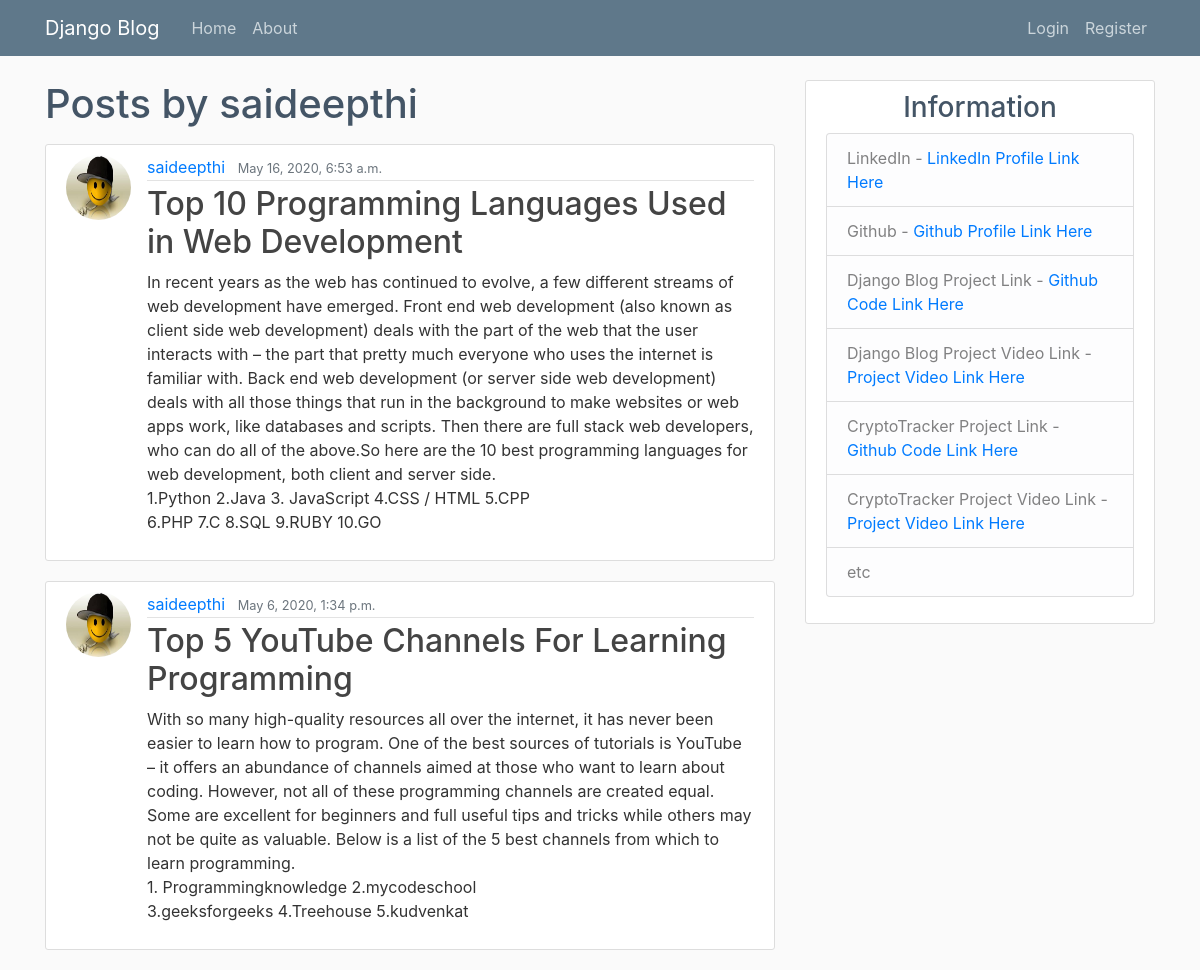
/user/saideepthi, run on an earlier commit of the app's database.
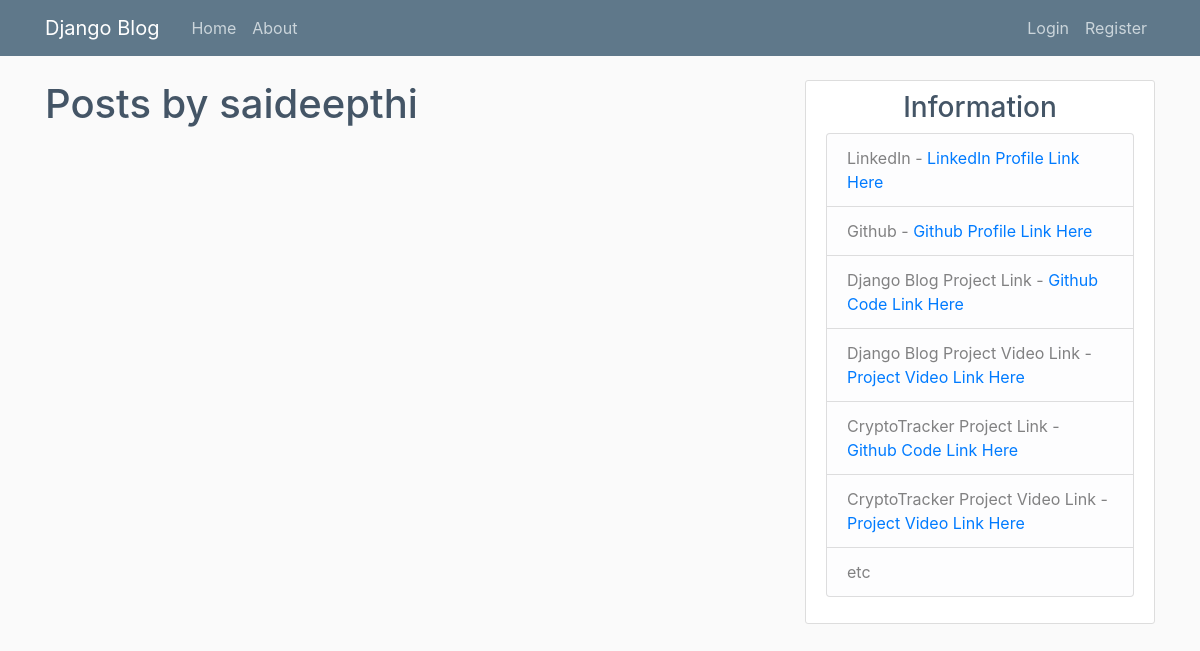
And on a later commit of the database.
### blog/models.py (models this page shows, shortened)
class Post(models.Model):
    title = models.CharField(max_length=100)
    content = models.TextField()
    date_posted = models.DateTimeField(default=datetime.datetime.now)
    author = models.ForeignKey(User, on_delete=models.CASCADE)
    class Meta:
        ordering = ['date_posted']

### users/models.py (models this page shows, shortened)
class Profile(models.Model):
    user = models.OneToOneField(User, on_delete=models.CASCADE)
    image = models.ImageField(default='media/default.jpg', upload_to='media/profile_pics/')
    '''def save(self, *args, **kwargs):  #for large image size
        super().save(*args, **kwargs)

        #img = Image.open(self.image.path)
        img = Image.open(storage.open(self.image.name))
        if img.height > 300 or img.width > 300:
            output_size = (300, 300)
            img.thumbnail(output_size)
            img.save(self.image.name)/'''

### blog/views.py (the view)
# urls.py: path('user/<str:username>', UserPostListView.as_view(), name='user-posts'),
class UserPostListView(ListView):    #home list view
    model = Post
    template_name = 'blog/user_posts.html'  # <app>/<model>_<viewtype>.html
    context_object_name = 'posts'
    def get_queryset(self):
        user = get_object_or_404(User, username=self.kwargs.get('username'))
        return Post.objects.filter(author=user).order_by('-date_posted')

### blog/templates/blog/user_posts.html
{% extends "blog/base.html" %}
{% block content %}
    <h1 class="mb-3">Posts by {{ view.kwargs.username }} </h1>
    {% for post in posts %}
        <article class="media content-section">
            <img class="rounded-circle article-img" src="{{ post.author.profile.image.url }}">
          <div class="media-body">
            <div class="article-metadata">
              <a class="mr-2" href="{% url 'user-posts' post.author.username %}">{{ post.author }}</a>
                <small class="text-muted">{{ post.date_posted}}</small>
            </div>
            <h2><a class="article-title" href="{% url 'post-detail' post.id %}">{{ post.title }}</a></h2>
            <p class="article-content">{{ post.content }}</p>
          </div>
        </article>
    {% endfor %}
{% endblock content %}

### blog/templates/blog/base.html (shortened to what this page needs)
{% load static %}
<!DOCTYPE html>
<html>
<head>
    <link rel="stylesheet" href="https://maxcdn.bootstrapcdn.com/bootstrap/4.0.0/css/bootstrap.min.css">
    <link rel="stylesheet" type="text/css" href="{% static 'main.css' %}">
</head>
<body>
    <header class="site-header">
      <nav class="navbar navbar-expand-md navbar-dark bg-steel fixed-top">
        <div class="container">
          <a class="navbar-brand mr-4" href="{% url 'blog-title' %}">Django Blog</a>
          <div class="collapse navbar-collapse" id="navbarToggle">
            <div class="navbar-nav mr-auto">
              <a class="nav-item nav-link" href="{% url 'blog-home' %}">Home</a>
              <a class="nav-item nav-link" href="{% url 'blog-about' %}">About</a>
            </div>
            <div class="navbar-nav">
                {% if user.is_authenticated %}
                <a class="nav-item nav-link" href="{% url 'post-create' %}">New Post</a>
                <a class="nav-item nav-link" href="{% url 'profile' %}">Profile</a>
                <a class="nav-item nav-link" href="{% url 'logout' %}">Logout</a>
                {% else %}
                   <a class="nav-item nav-link" href="{% url 'login' %}">Login</a>
                   <a class="nav-item nav-link" href="{% url 'register' %}">Register</a>
                {% endif %}
            </div>
          </div>
        </div>
      </nav>
    </header>
    <main role="main" class="container">
      <div class="row">
        <div class="col-md-8">
          {% block content %}{% endblock %}
        </div>
        <div class="col-md-4">
          <div class="content-section">
            <h3><center>Information</center></h3>
              <ul class="list-group">
                <li class="list-group-item list-group-item-light">LinkedIn - <a href="https://www.linkedin.com/in/saideepthi-j/">LinkedIn Profile Link Here</a></li>
                <li class="list-group-item list-group-item-light">Github - <a href="https://github.com/Deepthi2001">Github Profile Link Here</a></li>
                  <li class="list-group-item list-group-item-light">Django Blog Project Link - <a href="https://github.com/Deepthi2001/Django_blog">Github Code Link Here</a></li>
                 <li class="list-group-item list-group-item-light">Django Blog Project Video Link - <a href="https://drive.google.com/file/d/17vbzJ57sdAzTD7_JyyzJYE7JuPfwUCuD/view?usp=sharing">Project Video Link Here</a></li>
                <li class="list-group-item list-group-item-light">CryptoTracker Project Link - <a href="https://github.com/Deepthi2001/CryptoTracker">Github Code Link Here</a></li>
                   <li class="list-group-item list-group-item-light">CryptoTracker Project Video Link - <a href="https://github.com/Deepthi2001/CryptoTracker">Project Video Link Here</a></li>
                <li class="list-group-item list-group-item-light">etc</li>
              </ul>
          </div>
        </div>
      </div>
    </main>
</body>
</html>

### blog/static/main.css (style rules this page uses)
body { background: #fafafa; color: #333333; margin-top: 5rem; }
h1, h2, h3, h4, h5, h6 { color: #445566; }
ul { margin: 0; }
.bg-steel { background-color: #5f788a; }
.site-header .navbar-nav .nav-link { color: #cbd5db; }
.content-section { background: #ffffff; padding: 10px 20px; border: 1px solid #dddddd; border-radius: 3px; margin-bottom: 20px; }

What changed in the data, as far as the page shows it:
removed Post: author.profile.image (picture), author "saideepthi", date_posted "May 16, 2020, 6:53 a.m.", title "Top 10 Programming Languages Used in Web Development", content "In recent years as the web has continued to evolve, a few different streams of web development have emerged. Front end web development (also known as client side web development) deals with the part of the web that the user interacts with – the part that pretty much everyone who uses the internet is familiar with. Back end web development (or server side web development) deals with all those things that run in the background to make websites or web apps work, like databases and scripts. Then there are full stack web developers, who can do all of the above.So here are the 10 best programming languages for web development, both client and server side. 1.Python 2.Java 3. JavaScript 4.CSS /…"
removed Post: author.profile.image (picture), author "saideepthi", date_posted "May 6, 2020, 1:34 p.m.", title "Top 5 YouTube Channels For Learning Programming", content "With so many high-quality resources all over the internet, it has never been easier to learn how to program. One of the best sources of tutorials is YouTube – it offers an abundance of channels aimed at those who want to learn about coding. However, not all of these programming channels are created equal. Some are excellent for beginners and full useful tips and tricks while others may not be quite as valuable. Below is a list of the 5 best channels from which to learn programming. 1. Programmingknowledge 2.mycodeschool 3.geeksforgeeks 4.Treehouse 5.kudvenkat"
